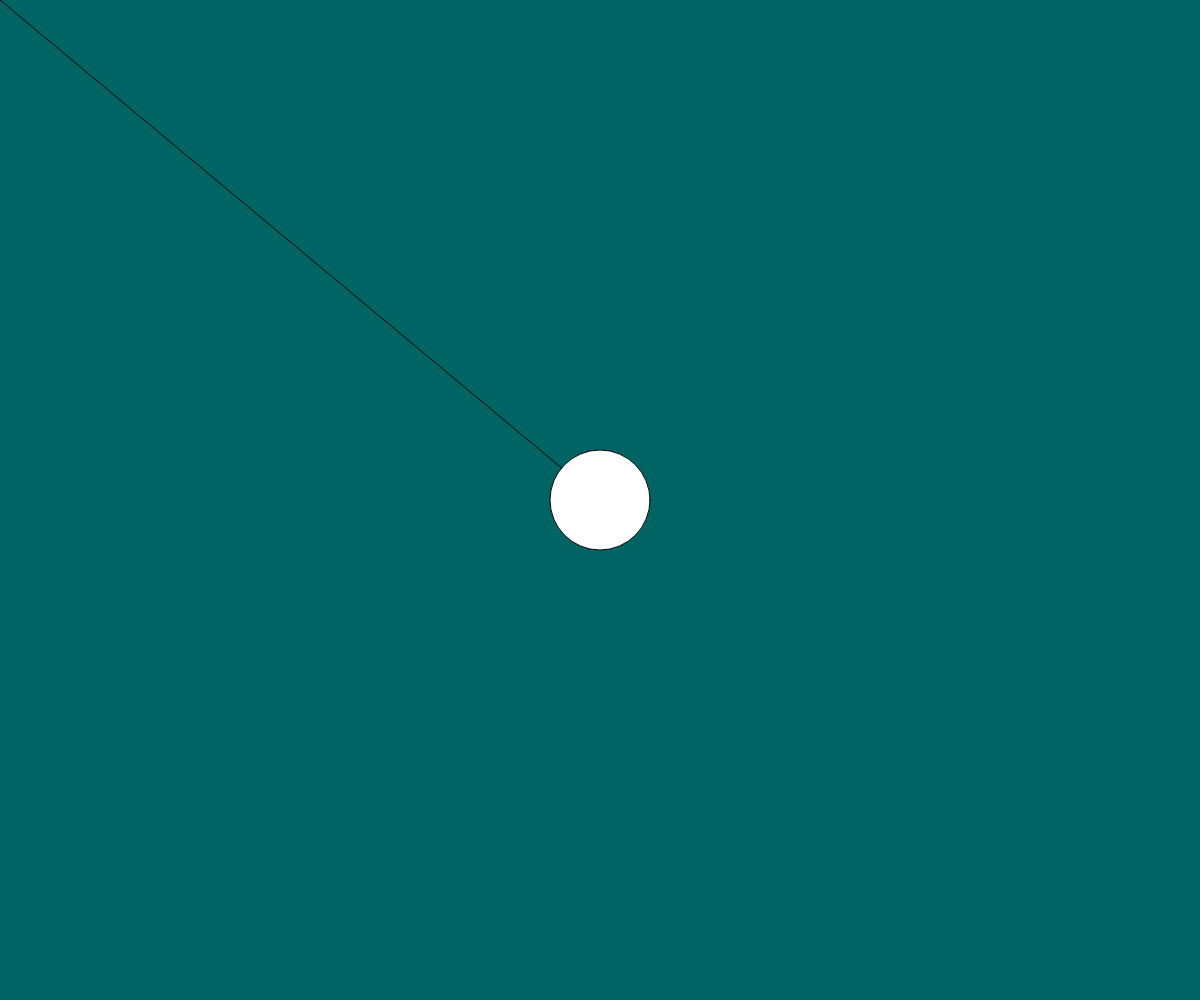
Frame 1 (no input)
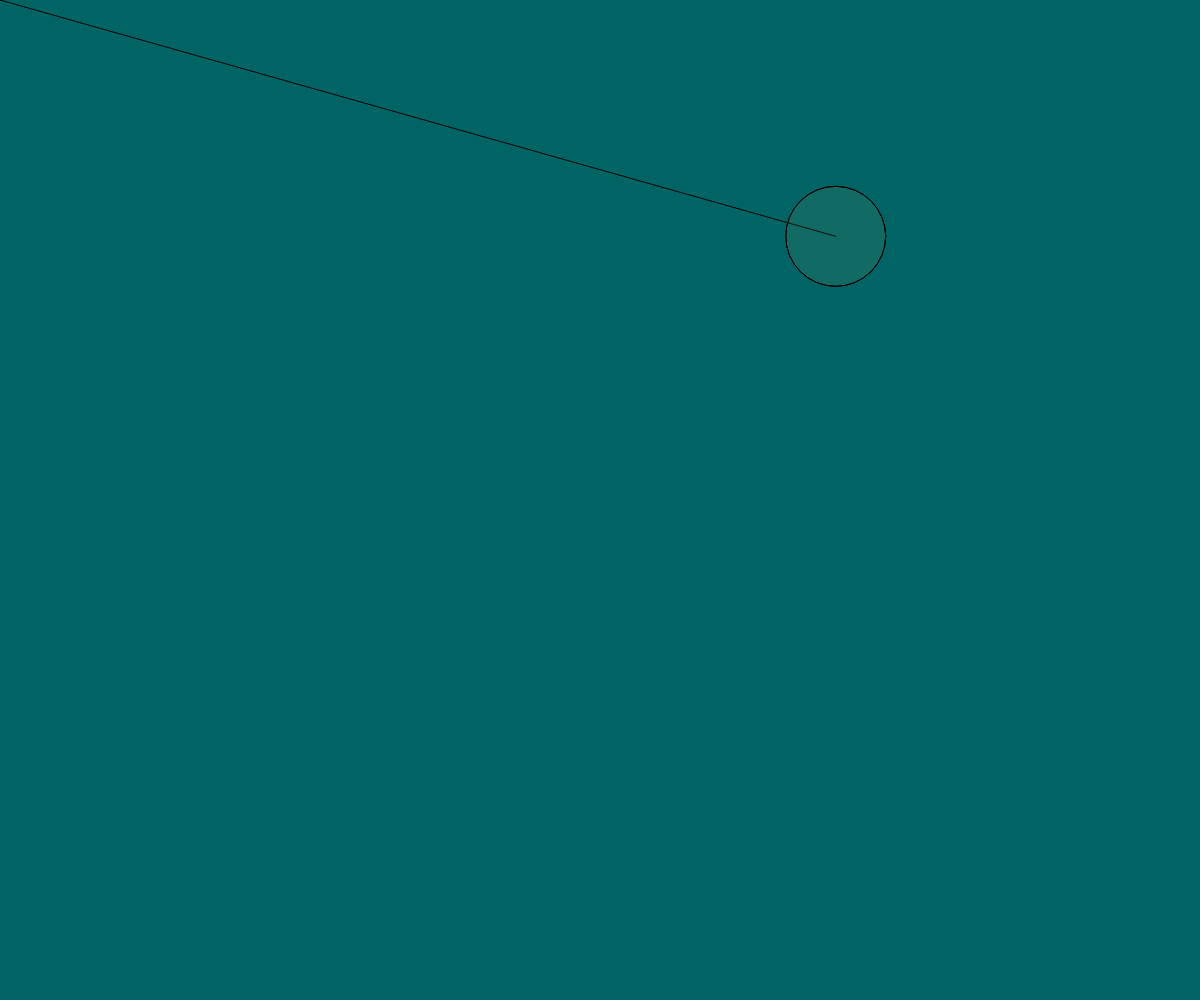
Frame 60 (no input)
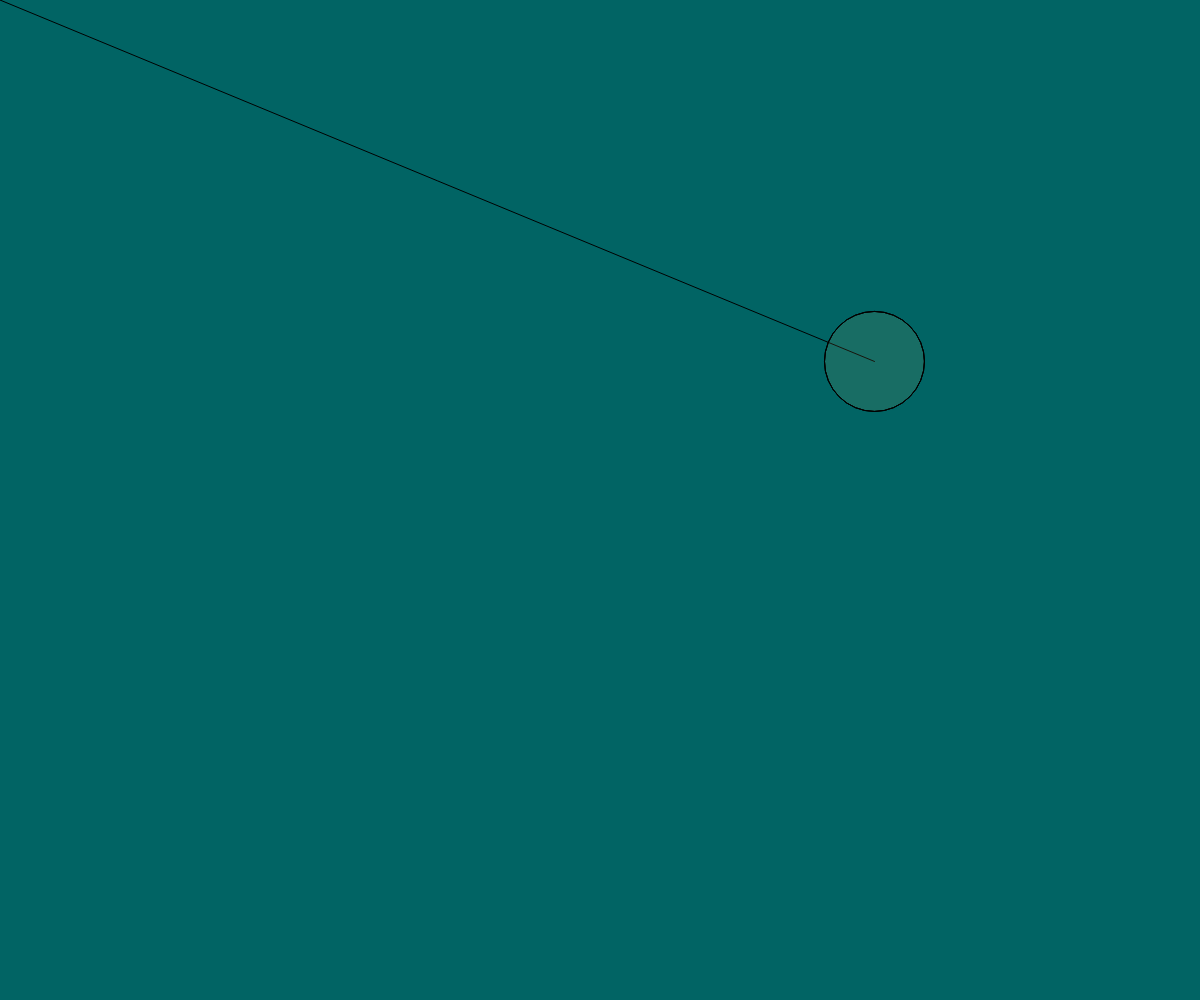
Frame 120 (the mouse pressed at the canvas centre since frame 60)

The p5.js sketch that drew these frames (run headless with seeded random() and noise() and a simulated clock; from frame 60 on, the mouse is pressed at the canvas centre):

// p5.js sketch
// ── sketch.js
// タカハトゲームのシミュレータ_v2 base
const STEP = 30;
const R = 50;
const MAX_WAIT = 30;

let creature;

function setup() {
  createCanvas(windowWidth, windowHeight);
  creature = new Creature();
}

function draw() {
  background(1,100,100);
  creature.move();
  creature.draw();
}

// ── lib.js
function easing(x) {
  return sqrt(1 - (x - 1) ** 2);
}

class Creature {
  constructor() {
    // 画面中央
    this.p = createVector(windowWidth / 2, windowHeight / 2);
    this.path = [];
    this.wait = [];
  }
  move() {
    if (this.path.length > 0) {
      // １フレーム移動
      this.p = this.path.shift();
      this.wait.push(this.p);
    } else if (this.wait.length > 0) {
      // その場で待つ
      this.wait.shift();
    } else {
      // STEPフレームの移動を決める
      const x = random(R, windowWidth - R);
      const y = random(R, windowHeight - R);
      const q = createVector(x, y);
      for (let i = 1; i <= STEP; i++) {
        const x = i / STEP;
        this.path.push(p5.Vector.lerp(this.p, q, easing(x)));
      }
    }
  }
  draw() {
    line(0, 0, this.p.x, this.p.y);
    for (const w of this.wait) {
      circle(w.x, w.y, 100);
    }
    circle(this.p.x, this.p.y, 100);
    fill(192,168,100,10);
  }
}
